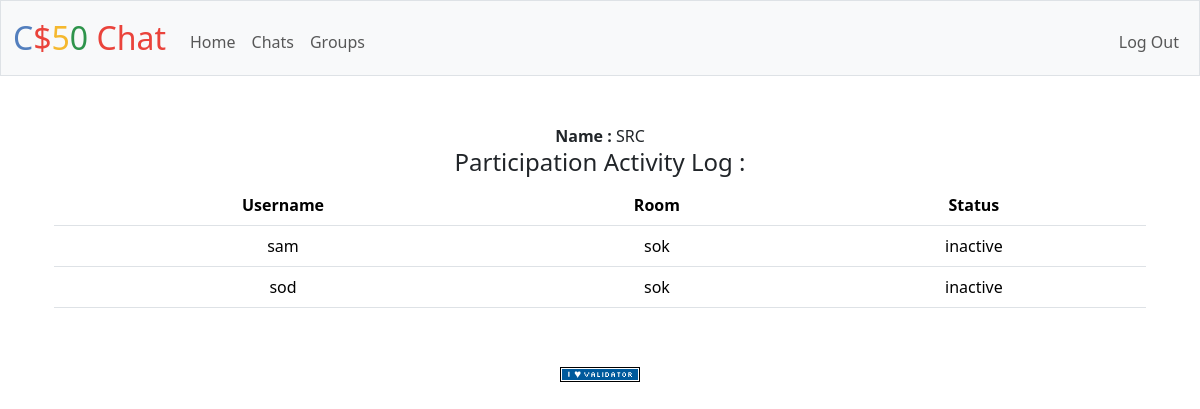
/ (signed in), run on the app's committed database.
### tables this page shows
CREATE TABLE users(
    id INTEGER PRIMARY KEY AUTOINCREMENT,
    name TEXT NOT NULL,
    password TEXT NOT NULL);

CREATE TABLE "info" (
    rid INTEGER NOT NULL ,
    rname TEXT NOT NULL,
username TEXT NOT NULL, status TEXT,id INTEGER PRIMARY KEY AUTOINCREMENT,
user_id INTEGER,
    FOREIGN KEY (user_id) REFERENCES users(id)
);

### app.py (the view)
@app.route('/')
@login_required
def index():
    rows = db.execute(
        "SELECT rname,username,status FROM info WHERE user_id = ? ", session["user_id"]
    )
    detail = db.execute(
        "SELECT name FROM users WHERE id = ? ", session["user_id"]
    )
    name = detail[0]['name']
    return render_template("index.html", name=name, rows=rows)

### app.py (called while the page is built)
@app.after_request
def after_request(response):
    response.headers["Cache-Control"] = "no-cache, no-store, must-revalidate"
    response.headers["Expires"] = 0
    response.headers["Pragma"] = "no-cache"
    return response

### helpers.py (called while the page is built)
def login_required(f):
    @wraps(f)
    def decorated_function(*args, **kwargs):
        if session.get("user_id") is None:
            return redirect("/login")
        return f(*args, **kwargs)
    return decorated_function

### templates/index.html (shortened to what this page needs)
{% extends "layout.html" %}
{% block main %}
<div class="container">
    <strong>Name :</strong> {{name}}
    <h4>Participation Activity Log : </h4>
     <table class = "table my-2">
        <thead>
        <tr>
          <th>Username</th>
          <th>Room</th>
          <th>Status</th>
        </tr>
      </thead>
      <tbody>
        {% for row in rows %}
            <tr>
              <td> {{ row.username }}</td>
              <td> {{ row.rname }}</td>
              <td> {{ row.status }}</td>
            </tr>
        {% endfor %}
      </tbody>
    </table>
</div>
{% endblock %}

### data on the page
users: name "SRC"
info: username "sam", rname "sok", status "inactive"
info: username "sod", rname "sok", status "inactive"
